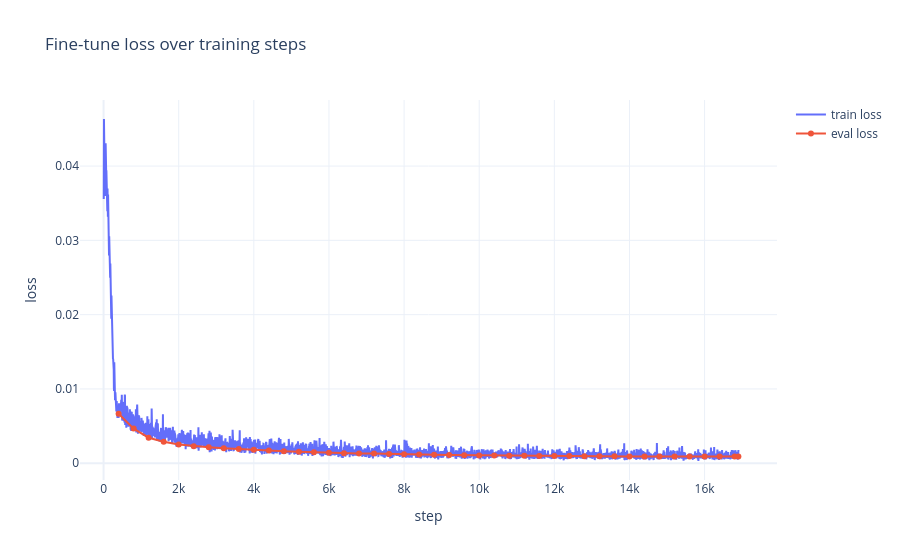

Notebook source saved alongside this figure:
### Markdown cell above
### Training + eval loss curve

`waypoint finetune` writes `training_log.csv` (every logged step's train + eval loss) and a matching `training_log.html` into the output dir. The cell below reads the CSV and renders the plot inline.

### Code cell
log_path = PATHS["ft_dir"] / "training_log.csv"
log_df = pd.read_csv(log_path)
print(f"Loaded {len(log_df):,} log rows from {log_path}")

fig = go.Figure()
if "loss" in log_df.columns:
    train = log_df.dropna(subset=["loss"])
    fig.add_scatter(x=train["step"], y=train["loss"], mode="lines", name="train loss")
if "eval_loss" in log_df.columns:
    eval_ = log_df.dropna(subset=["eval_loss"])
    fig.add_scatter(x=eval_["step"], y=eval_["eval_loss"], mode="lines+markers", name="eval loss")
fig.update_layout(title="Fine-tune loss over training steps",
                  xaxis_title="step", yaxis_title="loss",
                  legend_title="", template="plotly_white")
fig

### Figure 1 — Plotly figure (JSON) as saved in the notebook; plotly's stock layout.template omitted (floating-point values rounded to 4 significant figures; data arrays with more than 128 entries replaced by an {"elided": "..."} marker saying what was removed)
{"data": [{"mode": "lines", "name": "train loss", "type": "scatter", "x": {"elided": "3380 int values"}, "y": {"elided": "3380 float values"}}, {"mode": "lines+markers", "name": "eval loss", "type": "scatter", "x": [400, 800, 1200, 1600, 2000, 2400, 2800, 3200, 3600, 4000, 4400, 4800, 5200, 5600, 6000, 6400, 6800, 7200, 7600, 8000, 8400, 8800, 9200, 9600, 10000, 10400, 10800, 11200, 11600, 12000, 12400, 12800, 13200, 13600, 14000, 14400, 14800, 15200, 15600, 16000, 16400, 16800, 16900], "y": [0.006661, 0.004663, 0.003438, 0.002892, 0.002518, 0.002304, 0.002158, 0.002032, 0.001907, 0.001806, 0.001707, 0.001621, 0.001553, 0.001476, 0.001416, 0.001363, 0.001315, 0.001298, 0.001233, 0.0012, 0.001163, 0.001129, 0.001101, 0.00108, 0.001056, 0.001034, 0.001014, 0.000997, 0.0009846, 0.0009771, 0.0009702, 0.0009506, 0.0009419, 0.0009289, 0.0009229, 0.000925, 0.0009157, 0.0009066, 0.000905, 0.0009013, 0.0009021, 0.0009006, 0.0009005]}], "layout": {"legend": {"title": {"text": ""}}, "title": {"text": "Fine-tune loss over training steps"}, "xaxis": {"title": {"text": "step"}}, "yaxis": {"title": {"text": "loss"}}}}
